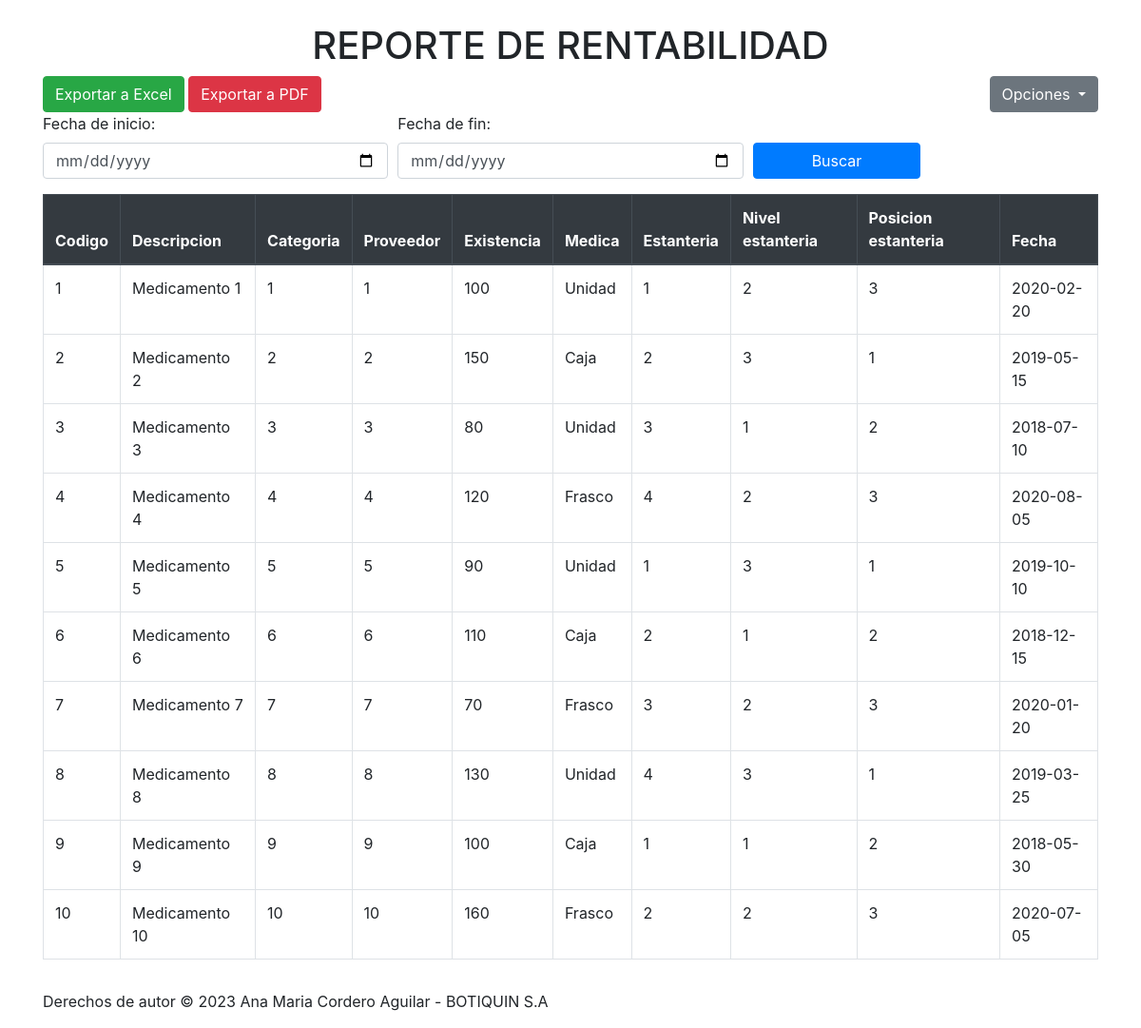
The app's page /Menu/reportes/Reportes.php with its own data.
### tables this page shows
CREATE TABLE
    IF NOT EXISTS Medications (
        Code INT NOT NULL AUTO_INCREMENT PRIMARY KEY,
        Description VARCHAR(255) NOT NULL,
        Lot VARCHAR(110) NOT NULL,
        Quantity INT NOT NULL,
        Purchase_Price DECIMAL(30, 2) NOT NULL,
        Sale_Price DECIMAL(30, 2) NOT NULL,
        Status VARCHAR(30) NOT NULL,
        Category_Code INT,
         
        Supplier_Code INT,
         
        Entry_Date DATE NOT NULL,
        Expiry_Date DATE NOT NULL,
        Unit_of_Measure VARCHAR(50) NOT NULL,
        Shelf_Number INT NOT NULL,
        Shelf_Level INT NOT NULL,
        shelf_position_number INT NOT NULL,
        CONSTRAINT FK_Category FOREIGN KEY (Category_Code) REFERENCES Categories(Code),
        CONSTRAINT FK_Supplier FOREIGN KEY (Supplier_Code) REFERENCES Suppliers(Code)
    );

### Menu/reportes/Reportes.php (the view, shortened to what this page needs)
<?php
$inicio = 0;
$servername = "localhost";
$username = "root";
$password = "";
$dbname = "botiquin_sa";
$conn = new mysqli($servername, $username, $password, $dbname);
$medicamentosPorPagina = 10;
$start_date = '';
$end_date = '';
if (isset($_GET['start_date']) && isset($_GET['end_date'])) {
    $start_date = $_GET['start_date'];
    $end_date = $_GET['end_date'];
    $sql = "SELECT * FROM medications WHERE Entry_Date BETWEEN '$start_date' AND '$end_date' LIMIT $inicio, $medicamentosPorPagina";
} else {
    $sql = "SELECT * FROM medications LIMIT $inicio, $medicamentosPorPagina";
}
$result = $conn->query($sql);
?>
<!DOCTYPE html>
<html>
<head>
    <link rel="stylesheet" href="https://maxcdn.bootstrapcdn.com/bootstrap/4.5.2/css/bootstrap.min.css">
    <link rel="stylesheet" href="https://cdnjs.cloudflare.com/ajax/libs/font-awesome/5.15.3/css/all.min.css">
</head>
<body>
    <div class="container">
        <h1 class="mt-4 text-center">REPORTE DE RENTABILIDAD</h1>
        <div class="btn-group float-right">
            <button type="button" class="btn btn-secondary dropdown-toggle" data-toggle="dropdown" aria-haspopup="true" aria-expanded="false">
                Opciones
            </button>
        </div>
        <button class="btn btn-success" id="exportToExcel">Exportar a Excel</button>
        <button class="btn btn-danger" id="exportToPDF">Exportar a PDF</button>
        <form method="GET" action="Reportes.php">
            <div class="form-row">
                <div class="form-group col-md-4">
                    <label for="start_date">Fecha de inicio:</label>
                    <input type="date" class="form-control" name="start_date" id="start_date" value="<?= $start_date ?>">
                </div>
                <div class="form-group col-md-4">
                    <label for="end_date">Fecha de fin:</label>
                    <input type="date" class="form-control" name="end_date" id="end_date" value="<?= $end_date ?>">
                </div>
                <div class="form-group col-md-2">
                    <label>&nbsp;</label>
                    <button type="submit" class="btn btn-primary btn-block">Buscar</button>
                </div>
            </div>
        </form>
        <table id="table-to-export" class="table table-bordered">
            <thead class="thead-dark">
                <tr>
                    <th>Codigo</th>
                    <th>Descripcion</th>
                    <th>Categoria</th>
                    <th>Proveedor</th>
                    <th>Existencia</th>
                    <th>Medica</th>
                    <th>Estanteria</th>
                    <th>Nivel estanteria</th>
                    <th>Posicion estanteria</th>
                    <th>Fecha</th>
                </tr>
            </thead>
            <tbody>
                <?php
                if ($result->num_rows > 0) {
                    while ($row = $result->fetch_assoc()) {
                        echo "<tr>";
                        echo "<td>" . $row["Code"] . "</td>";
                        echo "<td>" . $row["Description"] . "</td>";
                        echo "<td>" . $row["Category_Code"] . "</td>";
                        echo "<td>" . $row["Supplier_Code"] . "</td>";
                        echo "<td>" . $row["Quantity"] . "</td>";
                        echo "<td>" . $row["Unit_of_Measure"] . "</td>";
                        echo "<td>" . $row["Shelf_Number"] . "</td>";
                        echo "<td>" . $row["Shelf_Level"] . "</td>";
                        echo "<td>" . $row["shelf_position_number"] . "</td>";
                        echo "<td>" . $row["Entry_Date"] . "</td>";
                    }
                } else {
                    echo "<tr><td colspan='10'>No se encontraron registros.</td></tr>";
                }
                ?>
            </tbody>
        </table>
    </div>
</body>
<footer>
    <div class="container">
    <p>Derechos de autor &copy; 2023 Ana Maria Cordero Aguilar - BOTIQUIN S.A</p>
    </div>
</footer>
</html>

### records on screen
medications: Code "1", Description "Medicamento 1", Category_Code "1", Supplier_Code "1", Quantity "100", Unit_of_Measure "Unidad", Shelf_Number "1", Shelf_Level "2", shelf_position_number "3", Entry_Date "2020-02-20"
medications: Code "2", Description "Medicamento 2", Category_Code "2", Supplier_Code "2", Quantity "150", Unit_of_Measure "Caja", Shelf_Number "2", Shelf_Level "3", shelf_position_number "1", Entry_Date "2019-05-15"
medications: Code "3", Description "Medicamento 3", Category_Code "3", Supplier_Code "3", Quantity "80", Unit_of_Measure "Unidad", Shelf_Number "3", Shelf_Level "1", shelf_position_number "2", Entry_Date "2018-07-10"
medications: Code "4", Description "Medicamento 4", Category_Code "4", Supplier_Code "4", Quantity "120", Unit_of_Measure "Frasco", Shelf_Number "4", Shelf_Level "2", shelf_position_number "3", Entry_Date "2020-08-05"
medications: Code "5", Description "Medicamento 5", Category_Code "5", Supplier_Code "5", Quantity "90", Unit_of_Measure "Unidad", Shelf_Number "1", Shelf_Level "3", shelf_position_number "1", Entry_Date "2019-10-10"
medications: Code "6", Description "Medicamento 6", Category_Code "6", Supplier_Code "6", Quantity "110", Unit_of_Measure "Caja", Shelf_Number "2", Shelf_Level "1", shelf_position_number "2", Entry_Date "2018-12-15"
medications: Code "7", Description "Medicamento 7", Category_Code "7", Supplier_Code "7", Quantity "70", Unit_of_Measure "Frasco", Shelf_Number "3", Shelf_Level "2", shelf_position_number "3", Entry_Date "2020-01-20"
medications: Code "8", Description "Medicamento 8", Category_Code "8", Supplier_Code "8", Quantity "130", Unit_of_Measure "Unidad", Shelf_Number "4", Shelf_Level "3", shelf_position_number "1", Entry_Date "2019-03-25"
medications: Code "9", Description "Medicamento 9", Category_Code "9", Supplier_Code "9", Quantity "100", Unit_of_Measure "Caja", Shelf_Number "1", Shelf_Level "1", shelf_position_number "2", Entry_Date "2018-05-30"
medications: Code "10", Description "Medicamento 10", Category_Code "10", Supplier_Code "10", Quantity "160", Unit_of_Measure "Frasco", Shelf_Number "2", Shelf_Level "2", shelf_position_number "3", Entry_Date "2020-07-05"
